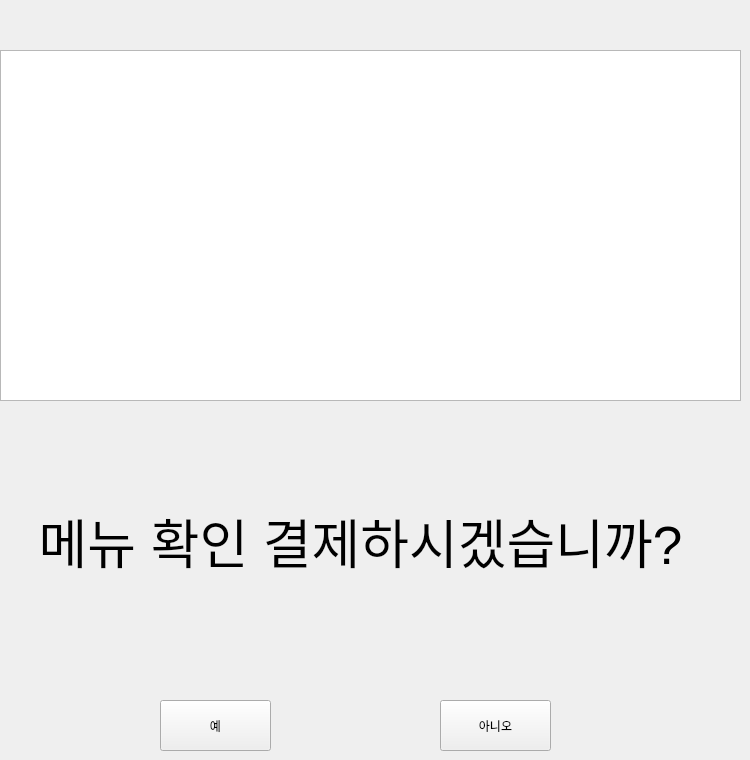
     <widget class="QWidget" name="page_12">
      <widget class="QPushButton" name="btn41">
       <property name="geometry">
        <rect>
         <x>160</x>
         <y>700</y>
         <width>111</width>
         <height>51</height>
        </rect>
       </property>
       <property name="text">
        <string>예</string>
       </property>
      </widget>
      <widget class="QPushButton" name="btn42">
       <property name="geometry">
        <rect>
         <x>440</x>
         <y>700</y>
         <width>111</width>
         <height>51</height>
        </rect>
       </property>
       <property name="text">
        <string>아니오</string>
       </property>
      </widget>
      <widget class="QListWidget" name="order2">
       <property name="geometry">
        <rect>
         <x>0</x>
         <y>50</y>
         <width>741</width>
         <height>351</height>
        </rect>
       </property>
       <property name="font">
        <font>
         <pointsize>15</pointsize>
        </font>
       </property>
      </widget>
      <widget class="QLabel" name="label_26">
       <property name="geometry">
        <rect>
         <x>20</x>
         <y>420</y>
         <width>681</width>
         <height>241</height>
        </rect>
       </property>
       <property name="font">
        <font>
         <pointsize>40</pointsize>
        </font>
       </property>
       <property name="text">
        <string>메뉴 확인 결제하시겠습니까?</string>
       </property>
       <property name="alignment">
        <set>Qt::AlignCenter</set>
       </property>
      </widget>
     </widget>
